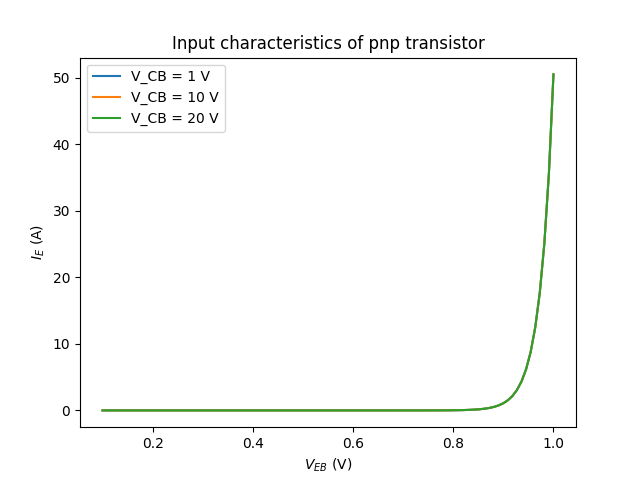

The Python source for this figure:
import numpy as np
import matplotlib.pyplot as plt

a_R = 0.78
a_F = 0.97
I_ES = pow(10, -15)
I_CS = (a_F/a_R) * I_ES
V_T = 0.026
V_CB = [ 1,10, 20]
V_EB = np.linspace(0.1, 1, 100)

def I_E(V_eb, V_cb):
    return I_ES * (np.exp(V_eb / V_T) - 1) - a_R * I_CS * (np.exp(-V_cb / V_T) - 1)


x = V_EB
for i in V_CB:    
    plt.plot(x, I_E(x,i), '-', label=f'V_CB = {i} V')
plt.xlabel('$V_{EB}$ (V)')
plt.ylabel('$I_E$ (A)')
plt.title('Input characteristics of pnp transistor')
plt.legend()
plt.show()
plt.savefig('q1.png')
